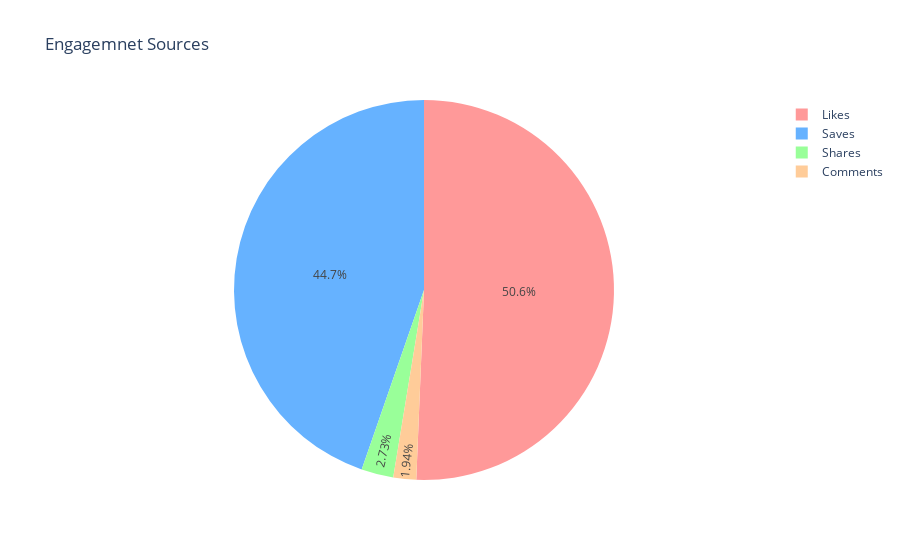

Notebook source saved alongside this figure:
### Markdown cell above
## Question No 8
Have a look at the distribution of engagement sources as shown below

### Answer

### Code cell
engagement = df[['Likes', 'Saves', 'Shares', 'Comments']].sum()
engagement_df = pd.DataFrame({'sources': engagement.index, 'engagement': engagement.values})
colors = ['#FF9999', '#66B2FF', '#99FF99', '#FFCC99']
fig = px.pie(engagement_df, values='engagement', names='sources', title="Engagemnet Sources",
            color='sources', color_discrete_map=dict(zip(engagement_df['sources'], colors)))
fig.show()

### Figure 1 — Plotly figure (JSON) as saved in the notebook; plotly's stock layout.template omitted (floating-point values rounded to 4 significant figures)
{"data": [{"customdata": [["Likes"], ["Saves"], ["Shares"], ["Comments"]], "domain": {"x": [0, 1], "y": [0, 1]}, "hovertemplate": "sources=%{customdata[0]}<br>engagement=%{value}<extra></extra>", "labels": ["Likes", "Saves", "Shares", "Comments"], "legendgroup": "", "marker": {"colors": ["#FF9999", "#66B2FF", "#99FF99", "#FFCC99"]}, "name": "", "showlegend": true, "type": "pie", "values": [20680, 18244, 1114, 793]}], "layout": {"legend": {"tracegroupgap": 0}, "title": {"text": "Engagemnet Sources"}}}
